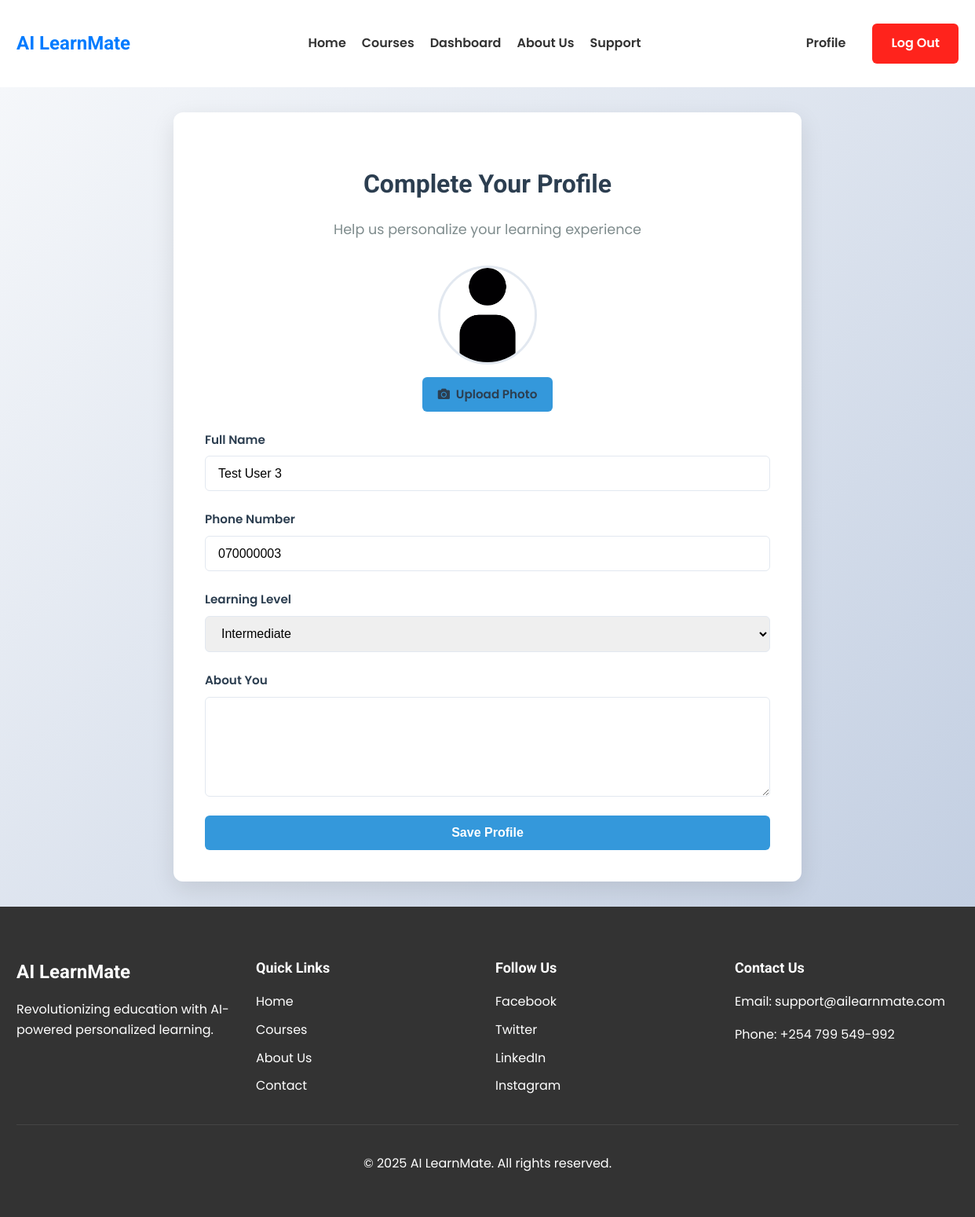
Page /accounts/profile/ (signed in) on the committed database.
### users/models.py (models this page shows, shortened)
class Profile(models.Model):
    user = models.OneToOneField(User, on_delete=models.CASCADE, related_name='profile')
    full_name = models.CharField(max_length=100, blank=True)
    phone_number = models.CharField(max_length=20, blank=True)
    about = models.TextField(blank=True)
    user_image = models.ImageField(upload_to='userimages', blank=True)
    learning_level = models.CharField(max_length=50, null=True, blank=True)
    progress_percentage = models.FloatField(default=0.0)
    date_joined = models.DateTimeField(auto_now_add=True)

### users/views.py (the view, shortened to what this page needs)
# urls.py: path('profile/', views.profile, name='profile'), # User's profile. Can view and update
@csrf_exempt
def profile(request):
    if not request.user.is_authenticated:
        messages.error(request, 'Please log in to access your profile')
        return redirect('usersapp:login')
    try:
        user_profile = Profile.objects.get(user=request.user)
    except Profile.DoesNotExist:
        user_profile = None
    context = {
        'profile': user_profile,
        'learning_levels': ['Beginner', 'Intermediate', 'Advanced', 'Expert']
    }
    return render(request, 'users/profile.html', context=context)

### templates/users/profile.html (shortened to what this page needs)
{% extends 'base.html' %}
{% load static %}
{% block extra_css %}
<link rel="stylesheet" href="{% static 'styles/profile.css' %}">
{% endblock %}
{% block content %}
<section class="profile-section">
    <div class="container">
        <div class="profile-card">
            <h1 class="profile-title">Complete Your Profile</h1>
            <p class="profile-subtitle">Help us personalize your learning experience</p>
            <form id="profileForm" method="POST" enctype="multipart/form-data" class="profile-form">
                <div class="form-group profile-picture-group">
                    <div class="profile-picture-container">
                        <div class="profile-picture-preview" id="profilePicturePreview">
                            {% if profile and profile.user_image %}
                            <img src="{{ profile.user_image.url }}" alt="Profile Picture">
                            {% else %}
                            <i class="fas fa-user-circle"></i>
                            {% endif %}
                        </div>
                        <label for="user_image" class="upload-btn">
                            <i class="fas fa-camera"></i> Upload Photo
                        </label>
                    </div>
                </div>
                <div class="form-group">
                    <label for="full_name">Full Name</label>
                    <input type="text" id="full_name" name="full_name"
                        value="{% if profile %}{{ profile.full_name }}{% endif %}" required>
                </div>
                <div class="form-group">
                    <label for="phone_number">Phone Number</label>
                    <input type="tel" id="phone_number" name="phone_number"
                        value="{% if profile %}{{ profile.phone_number }}{% endif %}">
                </div>
                <div class="form-group">
                    <label for="learning_level">Learning Level</label>
                    <select id="learning_level" name="learning_level" required>
                        {% for level in learning_levels %}
                        <option value="{{ level }}" {% if profile and profile.learning_level == level %}selected{% endif %}>
                            {{ level }}
                        </option>
                        {% endfor %}
                    </select>
                </div>
                <div class="form-group">
                    <label for="about">About You</label>
                    <textarea id="about" name="about" rows="4">{% if profile %}{{ profile.about }}{% endif %}</textarea>
                </div>
                <button type="submit" class="btn primary-btn">Save Profile</button>
            </form>
        </div>
    </div>
</section>
{% endblock %}

### static/styles/home.css (style rules this page uses)
body { font-family: 'Poppins', sans-serif; margin: 0; padding: 0; color: #333; line-height: 1.6; }
h1, h2, h3, h4 { font-family: 'Roboto', sans-serif; font-weight: 700; }
.container { width: 90%; max-width: 1200px; margin: 0 auto; }
.btn { display: inline-block; padding: 10px 20px; border-radius: 5px; font-weight: 600; text-align: center; transition: background 0.3s ease; }

### static/styles/course.css (style rules this page uses)
.container { max-width: 1200px; margin: 0 auto; padding: 0 1rem; }

### static/styles/progress.css (style rules this page uses)
.container { max-width: 1200px; margin: 0 auto; padding: 0 1.5rem; }
.btn { display: inline-block; padding: 0.5rem 1rem; border-radius: 0.375rem; font-weight: 500; text-align: center; transition: all 0.2s; }

### static/styles/assessments.css (style rules this page uses)
.container { max-width: 1200px; margin: 0 auto; padding: 0 1.5rem; }
.btn { display: inline-block; padding: 0.5rem 1rem; border-radius: 0.375rem; font-weight: 500; text-align: center; transition: all 0.2s; }

### static/styles/about_us.css (style rules this page uses)
.container { max-width: 1200px; margin: 0 auto; padding: 0 1.5rem; }

### static/styles/support.css (style rules this page uses)
.container { max-width: 1200px; margin: 0 auto; padding: 0 1.5rem; }
.btn { display: inline-block; padding: 0.6rem 1.2rem; border-radius: 6px; font-weight: 500; text-align: center; transition: all 0.2s; cursor: pointer; border: none; }

### static/styles/sign_up.css (style rules this page uses)
.container { width: 100%; max-width: 1200px; padding: 0 1rem; margin: 0 auto; }
.form-group { display: flex; flex-direction: column; gap: 0.5rem; }
.form-group label { font-weight: 600; color: #2c3e50; font-size: 0.95rem; }
.form-group input { padding: 0.8rem 1rem; border: 1px solid #e2e8f0; border-radius: 6px; font-size: 1rem; transition: all 0.3s ease; }
.btn { padding: 0.8rem 1.5rem; border-radius: 6px; font-weight: 600; font-size: 1rem; cursor: pointer; transition: all 0.3s ease; border: none; }
.primary-btn { background-color: #3498db; color: white; }

### static/styles/profile.css (style rules this page uses)
.profile-section { display: flex; justify-content: center; align-items: center; min-height: 100vh; background: linear-gradient(135deg, #f5f7fa 0%, #c3cfe2 100%); padding: 2rem 0; }
.profile-section .container { width: 100%; max-width: 800px; padding: 0 1rem; margin: 0 auto; }
.profile-card { background: white; border-radius: 12px; box-shadow: 0 10px 30px rgba(0, 0, 0, 0.1); padding: 2.5rem; margin: 0 auto; }
.profile-title { font-size: 2rem; color: #2c3e50; margin-bottom: 0.5rem; text-align: center; }
.profile-subtitle { color: #7f8c8d; text-align: center; margin-bottom: 2rem; font-size: 1.1rem; }
.profile-form { display: flex; flex-direction: column; gap: 1.5rem; }
.form-group { display: flex; flex-direction: column; gap: 0.5rem; }
.form-group label { font-weight: 600; color: #2c3e50; font-size: 0.95rem; }
.form-group input, .form-group select, .form-group textarea { padding: 0.8rem 1rem; border: 1px solid #e2e8f0; border-radius: 6px; font-size: 1rem; transition: all 0.3s ease; }
.form-group textarea { resize: vertical; min-height: 100px; }
.profile-picture-group { align-items: center; }
.profile-picture-container { display: flex; flex-direction: column; align-items: center; gap: 1rem; }
.profile-picture-preview { width: 120px; height: 120px; border-radius: 50%; background: #f1f5f9; display: flex; align-items: center; justify-content: center; overflow: hidden; border: 3px solid #e2e8f0; }
.profile-picture-preview img { width: 100%; height: 100%; object-fit: cover; }
.upload-btn { padding: 0.6rem 1.2rem; background: #3498db; color: white; border-radius: 6px; font-weight: 500; cursor: pointer; transition: all 0.3s ease; display: inline-flex; align-items: center; gap: 0.5rem; }
.btn { padding: 0.8rem 1.5rem; border-radius: 6px; font-weight: 600; font-size: 1rem; cursor: pointer; transition: all 0.3s ease; border: none; }
.primary-btn { background-color: #3498db; color: white; }

### rows in the picture
Profile: user_image (picture), full_name "Test User 3", phone_number "070000003", learning_level "Intermediate"
